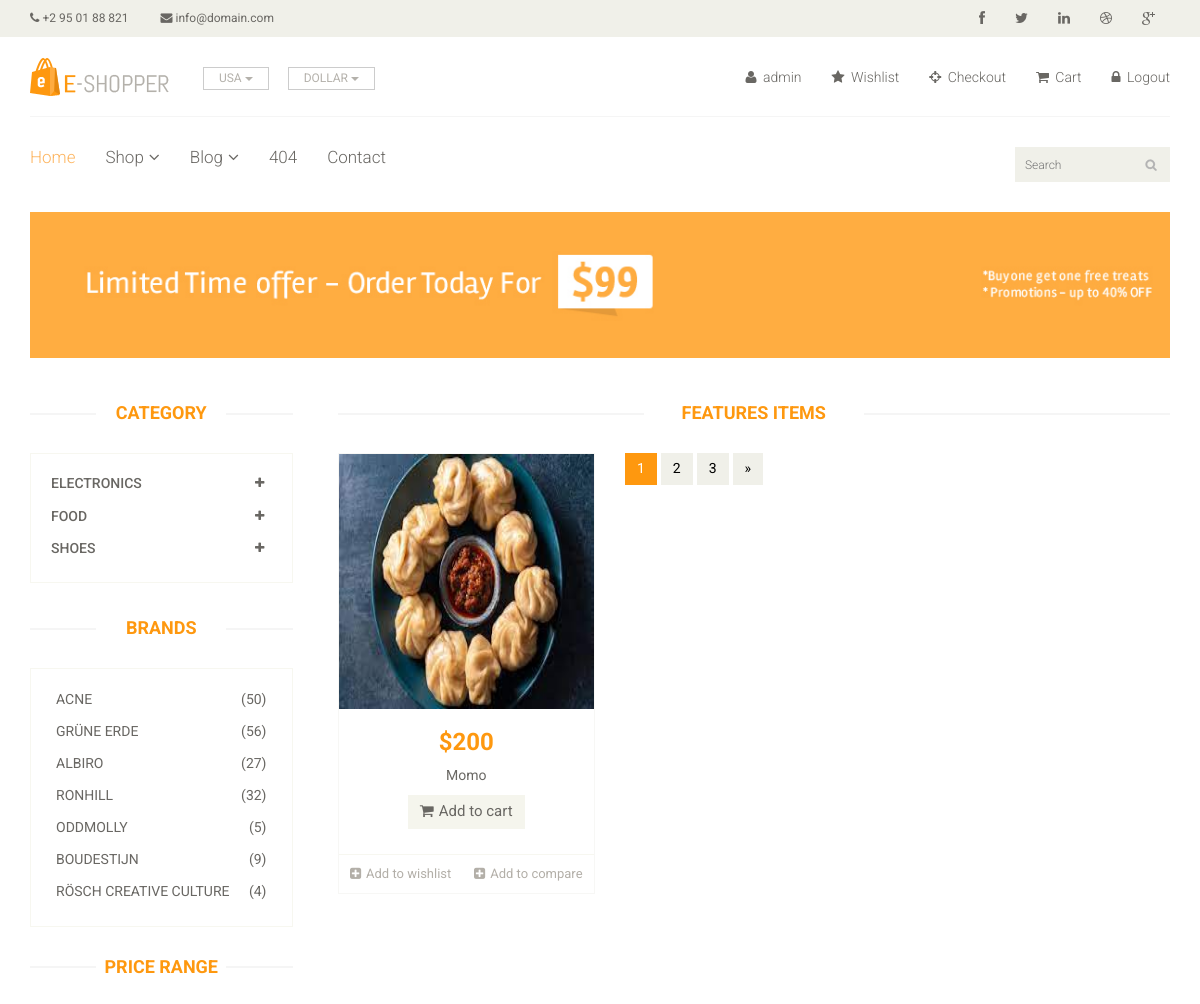
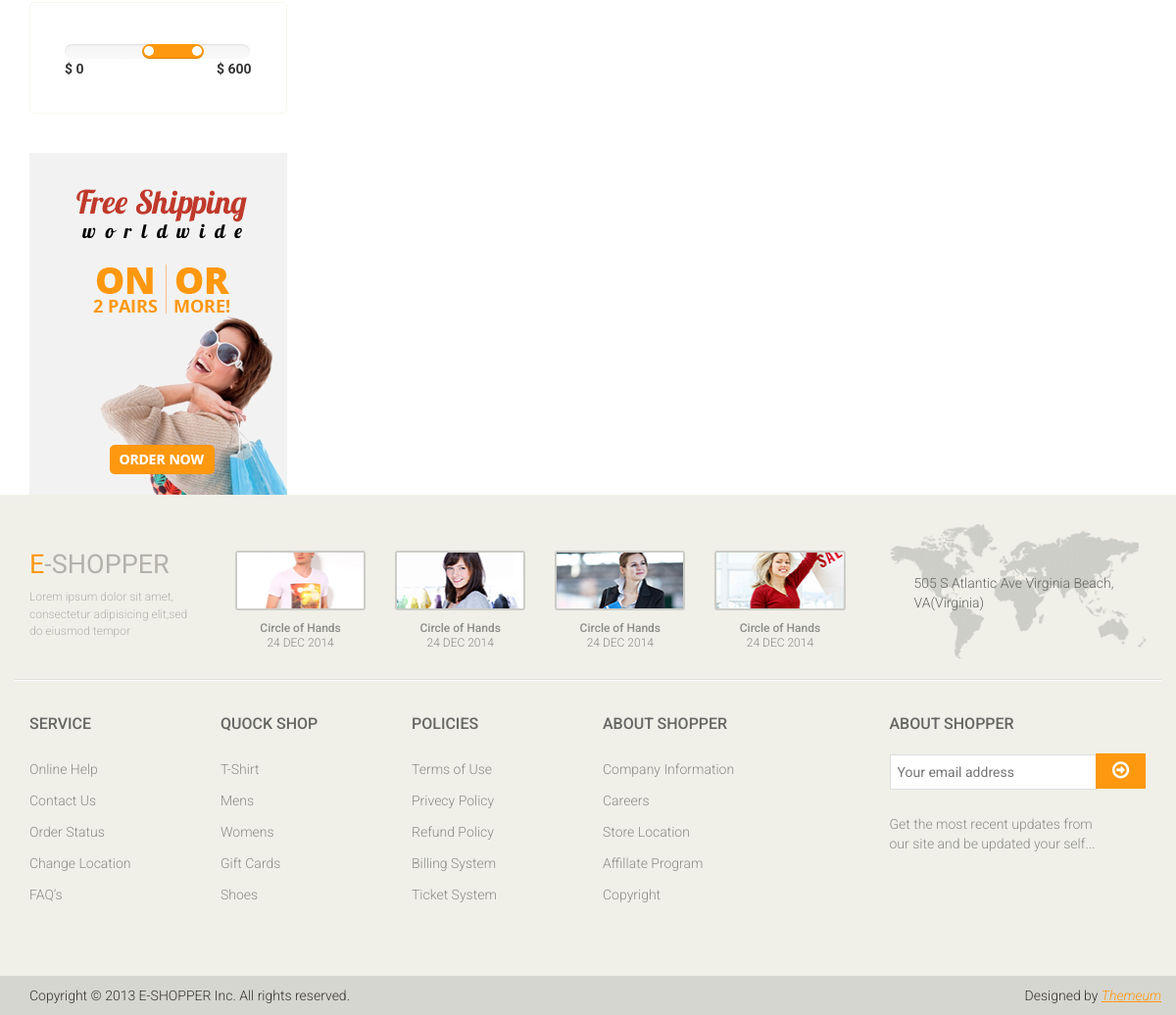
The app's page /subcategory/Momo (signed in) with its own data (2 pictures, top to bottom).
### home/models.py (models this page shows, shortened)
class Category(models.Model):
	title = models.CharField(max_length = 400)
	slug = models.CharField(max_length = 500, unique = True) #Slug bhaneko ID jastai primary key
	description = models.TextField()

class Product(models.Model):
	title = models.CharField(max_length = 500)
	slug = models.CharField(max_length = 500, default = "", blank = True)
	price = models.IntegerField()
	discounted_price = models.IntegerField()
	status = models.CharField(max_length = 100, choices = (('active','active'),('','inactive')))
	image = models.ImageField(upload_to = 'media')
	description = models.TextField(blank = True)
	labels = models.CharField(max_length = 100, choices = (('new','new'),('hot','hot'),('sale','sale')))
	category = models.ForeignKey(Category, on_delete = models.CASCADE)
	subcategory = models.ForeignKey(SubCategory, on_delete = models.CASCADE)
	brand = models.ForeignKey(Brand, on_delete = models.CASCADE, null = True)
	stock = models.CharField(max_length = 100, choices = (('In Stock','In Stock'),('Out of Stock','Out of Stock')))

### home/views.py (the view)
# urls.py: path('subcategory/<slug>', SubCategoryViews.as_view(), name = 'subcategory'),
class SubCategoryViews(BaseView):
	def get(self,request,slug):
		id = SubCategory.objects.get(slug = slug).id
		self.views['subcategories_product'] = Product.objects.filter(subcategory_id = id)
		return render(request,'subcategory.html',self.views)

### home/models.py (called while the page is built)
	def get_url(self):
		return reverse("home:subcategory",kwargs = {'slug':self.slug})

### templates/subcategory.html (shortened to what this page needs)
{% extends 'base.html' %}
{% load static %}
{% block content %}
	<section id="advertisement">
		<div class="container">
			<img src="images/shop/advertisement.jpg" alt="" />
		</div>
	</section>
	<section>
		<div class="container">
			<div class="row">
				<div class="col-sm-3">
					<div class="left-sidebar">
						<h2>Category</h2>
						<div class="panel-group category-products" id="accordian">
							{% for cat in categories %}
							<div class="panel panel-default">
								<div class="panel-heading">
									<h4 class="panel-title">
										<a data-toggle="collapse" data-parent="#accordian" href="#{{cat.title}}">
											<span class="badge pull-right"><i class="fa fa-plus"></i></span>
											{{cat.title}}
										</a>
									</h4>
								</div>
							</div>
							{% endfor %}
						</div>
						<div class="brands_products">
							<h2>Brands</h2>
							<div class="brands-name">
								<ul class="nav nav-pills nav-stacked">
									<li><a href=""> <span class="pull-right">(50)</span>Acne</a></li>
									<li><a href=""> <span class="pull-right">(56)</span>Grüne Erde</a></li>
									<li><a href=""> <span class="pull-right">(27)</span>Albiro</a></li>
									<li><a href=""> <span class="pull-right">(32)</span>Ronhill</a></li>
									<li><a href=""> <span class="pull-right">(5)</span>Oddmolly</a></li>
									<li><a href=""> <span class="pull-right">(9)</span>Boudestijn</a></li>
									<li><a href=""> <span class="pull-right">(4)</span>Rösch creative culture</a></li>
								</ul>
							</div>
						</div>
						<div class="price-range">
							<h2>Price Range</h2>
							<div class="well">
								 <input type="text" class="span2" value="" data-slider-min="0" data-slider-max="600" data-slider-step="5" data-slider-value="[250,450]" id="sl2" ><br />
								 <b>$ 0</b> <b class="pull-right">$ 600</b>
							</div>
						</div>
						<div class="shipping text-center">
							<img src="images/home/shipping.jpg" alt="" />
						</div>
					</div>
				</div>
				<div class="col-sm-9 padding-right">
					<div class="features_items">
						<h2 class="title text-center">Features Items</h2>
						{% for sub in subcategories_product %}
						<div class="col-sm-4">
							<div class="product-image-wrapper">
								<div class="single-products">
									<div class="productinfo text-center">
										<img src="{{sub.image.url}}" alt="" />
										<h2>${{sub.price}}</h2>
										<p>{{sub.title}}</p>
										<a href="#" class="btn btn-default add-to-cart"><i class="fa fa-shopping-cart"></i>Add to cart</a>
									</div>
									<div class="product-overlay">
										<div class="overlay-content">
										</div>
									</div>
								</div>
								<div class="choose">
									<ul class="nav nav-pills nav-justified">
										<li><a href=""><i class="fa fa-plus-square"></i>Add to wishlist</a></li>
										<li><a href=""><i class="fa fa-plus-square"></i>Add to compare</a></li>
									</ul>
								</div>
							</div>
						</div>
						{% endfor %}
						<ul class="pagination">
							<li class="active"><a href="">1</a></li>
							<li><a href="">2</a></li>
							<li><a href="">3</a></li>
							<li><a href="">&raquo;</a></li>
						</ul>
					</div>
				</div>
			</div>
		</div>
	</section>
{% endblock %}

### templates/base.html (shortened to what this page needs)
<!DOCTYPE html>
{% load static %}
<html lang="en">
<head>
    <link href="{% static 'css/bootstrap.min.css' %}" rel="stylesheet">
    <link href="{% static 'css/font-awesome.min.css' %}" rel="stylesheet">
    <link href="{% static 'css/prettyPhoto.css' %}" rel="stylesheet">
    <link href="{% static 'css/price-range.css' %}" rel="stylesheet">
    <link href="{% static 'css/animate.css' %}" rel="stylesheet">
	<link href="{% static 'css/main.css' %}" rel="stylesheet">
	<link href="{% static 'css/responsive.css' %}" rel="stylesheet">
</head>
<body>
	<header id="header">
		<div class="header_top">
			<div class="container">
				<div class="row">
					<div class="col-sm-6">
						<div class="contactinfo">
							<ul class="nav nav-pills">
								<li><a href="#"><i class="fa fa-phone"></i> +2 95 01 88 821</a></li>
								<li><a href="#"><i class="fa fa-envelope"></i> info@domain.com</a></li>
							</ul>
						</div>
					</div>
					<div class="col-sm-6">
						<div class="social-icons pull-right">
							<ul class="nav navbar-nav">
								<li><a href="#"><i class="fa fa-facebook"></i></a></li>
								<li><a href="#"><i class="fa fa-twitter"></i></a></li>
								<li><a href="#"><i class="fa fa-linkedin"></i></a></li>
								<li><a href="#"><i class="fa fa-dribbble"></i></a></li>
								<li><a href="#"><i class="fa fa-google-plus"></i></a></li>
							</ul>
						</div>
					</div>
				</div>
			</div>
		</div>
		<div class="header-middle">
			<div class="container">
				<div class="row">
					<div class="col-sm-4">
						<div class="logo pull-left">
							<a href="/"><img src="images/home/logo.png" alt="" /></a>
						</div>
						<div class="btn-group pull-right">
							<div class="btn-group">
								<button type="button" class="btn btn-default dropdown-toggle usa" data-toggle="dropdown">
									USA
									<span class="caret"></span>
								</button>
							</div>
							<div class="btn-group">
								<button type="button" class="btn btn-default dropdown-toggle usa" data-toggle="dropdown">
									DOLLAR
									<span class="caret"></span>
								</button>
							</div>
						</div>
					</div>
					<div class="col-sm-8">
						<div class="shop-menu pull-right">
							<ul class="nav navbar-nav">
								{% if user.is_authenticated  %}
								<li><a href="#"><i class="fa fa-user"></i> {{user.username}}</a></li>
								<li><a href="#"><i class="fa fa-star"></i> Wishlist</a></li>
								<li><a href="checkout.html"><i class="fa fa-crosshairs"></i> Checkout</a></li>
								<li><a href="cart.html"><i class="fa fa-shopping-cart"></i> Cart</a></li>
								<li><a href="/accounts/logout"><i class="fa fa-lock"></i> Logout</a></li>
								{% else %}
								<li><a href="/accounts/login"><i class="fa fa-lock"></i> Login</a></li>
								<li><a href="/signup"><i class="fa fa-lock"></i> Signup</a></li>
								{% endif %}
							</ul>
						</div>
					</div>
				</div>
			</div>
		</div>
		<div class="header-bottom">
			<div class="container">
				<div class="row">
					<div class="col-sm-9">
						<div class="mainmenu pull-left">
							<ul class="nav navbar-nav collapse navbar-collapse">
								<li><a href="/" class="active">Home</a></li>
								<li class="dropdown"><a href="#">Shop<i class="fa fa-angle-down"></i></a>
                                </li>
								<li class="dropdown"><a href="#">Blog<i class="fa fa-angle-down"></i></a>
                                </li>
								<li><a href="404.html">404</a></li>
								<li><a href="contact-us.html">Contact</a></li>
							</ul>
						</div>
					</div>
					<div class="col-sm-3">
						<form action="{% url 'home:search' %}" method = "GET">
						<div class="search_box pull-right">
							<input type="text" name="query" placeholder="Search"/>
						</div>
						</form>
					</div>
				</div>
			</div>
		</div>
	</header>
	{% block content %}
	{% endblock%}
		<footer id="footer">
		<div class="footer-top">
			<div class="container">
				<div class="row">
					<div class="col-sm-2">
						<div class="companyinfo">
							<h2><span>e</span>-shopper</h2>
							<p>Lorem ipsum dolor sit amet, consectetur adipisicing elit,sed do eiusmod tempor</p>
						</div>
					</div>
					<div class="col-sm-7">
						<div class="col-sm-3">
							<div class="video-gallery text-center">
								<a href="#">
									<div class="iframe-img">
										<img src="images/home/iframe1.png" alt="" />
									</div>
								</a>
								<p>Circle of Hands</p>
								<h2>24 DEC 2014</h2>
							</div>
						</div>
						<div class="col-sm-3">
							<div class="video-gallery text-center">
								<a href="#">
									<div class="iframe-img">
										<img src="images/home/iframe2.png" alt="" />
									</div>
								</a>
								<p>Circle of Hands</p>
								<h2>24 DEC 2014</h2>
							</div>
						</div>
						<div class="col-sm-3">
							<div class="video-gallery text-center">
								<a href="#">
									<div class="iframe-img">
										<img src="images/home/iframe3.png" alt="" />
									</div>
								</a>
								<p>Circle of Hands</p>
								<h2>24 DEC 2014</h2>
							</div>
						</div>
						<div class="col-sm-3">
							<div class="video-gallery text-center">
								<a href="#">
									<div class="iframe-img">
										<img src="images/home/iframe4.png" alt="" />
									</div>
								</a>
								<p>Circle of Hands</p>
								<h2>24 DEC 2014</h2>
							</div>
						</div>
					</div>
					<div class="col-sm-3">
						<div class="address">
							<img src="images/home/map.png" alt="" />
							<p>505 S Atlantic Ave Virginia Beach, VA(Virginia)</p>
						</div>
					</div>
				</div>
			</div>
		</div>
		<div class="footer-widget">
			<div class="container">
				<div class="row">
					<div class="col-sm-2">
						<div class="single-widget">
							<h2>Service</h2>
							<ul class="nav nav-pills nav-stacked">
								<li><a href="#">Online Help</a></li>
								<li><a href="#">Contact Us</a></li>
								<li><a href="#">Order Status</a></li>
								<li><a href="#">Change Location</a></li>
								<li><a href="#">FAQ’s</a></li>
							</ul>
						</div>
					</div>
					<div class="col-sm-2">
						<div class="single-widget">
							<h2>Quock Shop</h2>
							<ul class="nav nav-pills nav-stacked">
								<li><a href="#">T-Shirt</a></li>
								<li><a href="#">Mens</a></li>
								<li><a href="#">Womens</a></li>
								<li><a href="#">Gift Cards</a></li>
								<li><a href="#">Shoes</a></li>
							</ul>
						</div>
					</div>
					<div class="col-sm-2">
						<div class="single-widget">
							<h2>Policies</h2>
							<ul class="nav nav-pills nav-stacked">
								<li><a href="#">Terms of Use</a></li>
								<li><a href="#">Privecy Policy</a></li>
								<li><a href="#">Refund Policy</a></li>
								<li><a href="#">Billing System</a></li>
								<li><a href="#">Ticket System</a></li>
							</ul>
						</div>
					</div>
					<div class="col-sm-2">
						<div class="single-widget">
							<h2>About Shopper</h2>
							<ul class="nav nav-pills nav-stacked">
								<li><a href="#">Company Information</a></li>
								<li><a href="#">Careers</a></li>
								<li><a href="#">Store Location</a></li>
								<li><a href="#">Affillate Program</a></li>
								<li><a href="#">Copyright</a></li>
							</ul>
						</div>
					</div>
					<div class="col-sm-3 col-sm-offset-1">
						<div class="single-widget">
							<h2>About Shopper</h2>
							<form action="#" class="searchform">
								<input type="text" placeholder="Your email address" />
								<button type="submit" class="btn btn-default"><i class="fa fa-arrow-circle-o-right"></i></button>
								<p>Get the most recent updates from <br />our site and be updated your self...</p>
							</form>
						</div>
					</div>
				</div>
			</div>
		</div>
		<div class="footer-bottom">
			<div class="container">
				<div class="row">
					<p class="pull-left">Copyright © 2013 E-SHOPPER Inc. All rights reserved.</p>
					<p class="pull-right">Designed by <span><a target="_blank" href="http://www.themeum.com">Themeum</a></span></p>
				</div>
			</div>
		</div>
	</footer>
</body>
</html>

### records on screen
Category: title "ELECTRONICS"
Category: title "FOOD"
Category: title "SHOES"
Product: image (picture), price "200", title "Momo"

### other values on screen
{{ user.username }} "admin"
